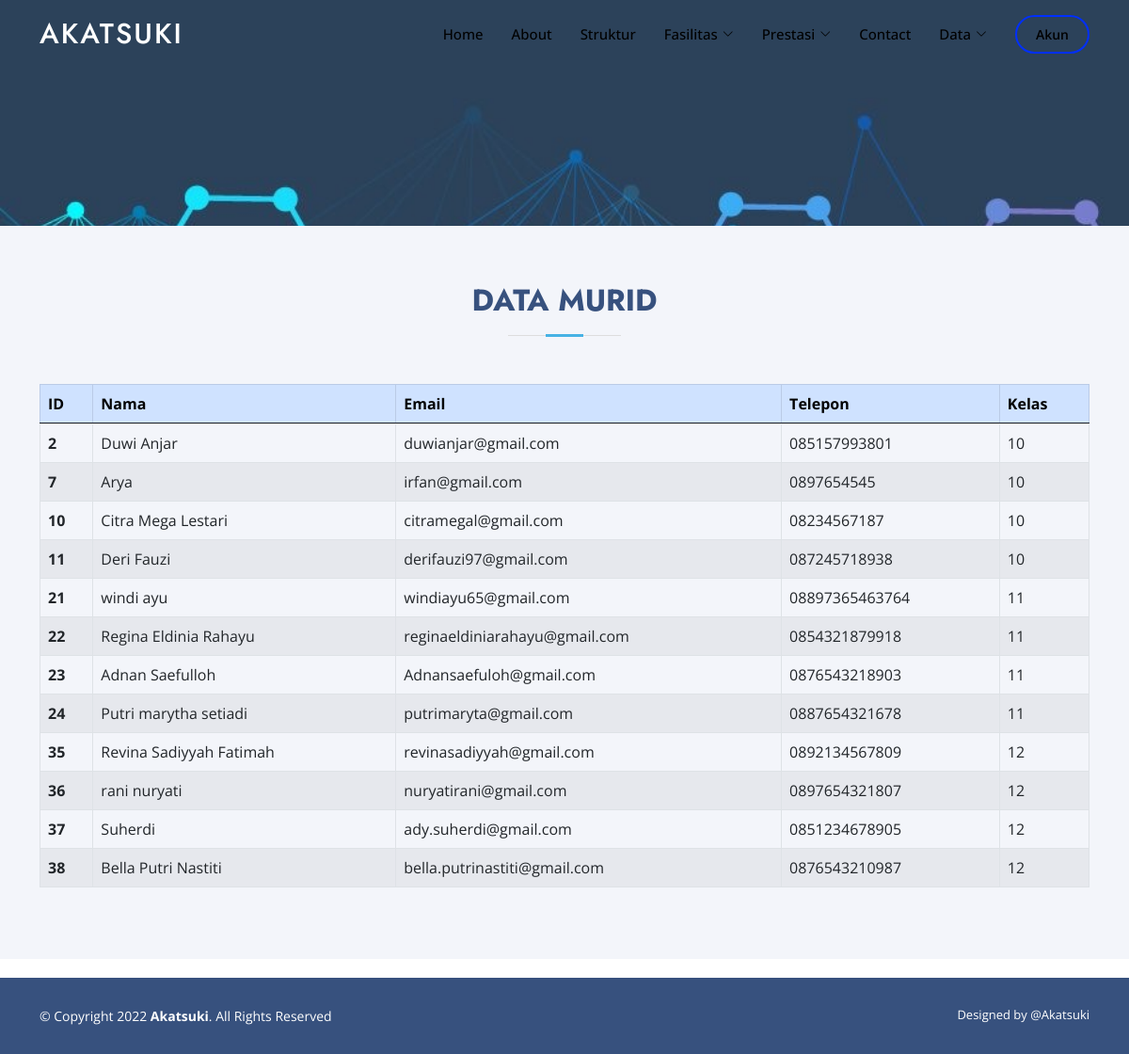
The app's page /data.php?data=murid with its own data.
### tables this page shows
CREATE TABLE `murid` (
  `id_murid` int(11) NOT NULL,
  `nama_murid` varchar(50) NOT NULL,
  `telepon_murid` varchar(25) NOT NULL,
  `email_murid` varchar(50) NOT NULL,
  `kelas` varchar(10) NOT NULL,
  `password_murid` varchar(100) NOT NULL,
  `IPA` int(100) NOT NULL,
  `BIOLOGI` int(100) NOT NULL,
  `FISIKA` int(100) NOT NULL,
  `KALKULUS` int(100) NOT NULL,
  `ALJABAR` int(100) NOT NULL,
  `Bahasa_Inggris` int(100) NOT NULL,
  `MTK` int(100) NOT NULL,
  `pengubah` varchar(100) NOT NULL,
  `Bahasa_Indonesia` int(100) NOT NULL,
  `Inggris_Terapan` int(100) NOT NULL
);

### data.php (the view, shortened to what this page needs)
<?php   include 'script/startsesiandkoneksimysql.php';  ?>
<?php $tujuan=$_GET['data'];
if($tujuan=='guru') {   ?>
<?php }
if($tujuan=='murid') {   ?>
<?php include 'script/headhtmlopenbody.php';?>
<?php include 'script/navbar.php';?>
<section id="hero2"></section>
<section id="services" class="services section-bg">
    <div class="container" data-aos="fade-up">
        <div class="section-title">
            <h2>Data Murid</h2>
        </div>
        <table class="table table-hover table-striped table-bordered table-responsive-sm">
            <thead>
                <tr class="table-primary">
                    <th scope="col">ID</th>
                    <th scope="col">Nama</th>
                    <th scope="col">Email</th>
                    <th scope="col">Telepon</th>
                    <th scope="col">Kelas</th>
                </tr>
            </thead>
            <tbody>
                <tr>
                    <?php $ambil=$koneksi->query("SELECT * FROM murid");?>
                    <?php while($pecah = $ambil->fetch_assoc()) {?>
                <tr>
                    <th scope="row"><?php echo $pecah['id_murid'];?></th>
                    <td class="text-break">
                        <?php echo $pecah['nama_murid'];?>
                    </td>
                    <td class="text-break">
                        <?php echo $pecah['email_murid'];?>
                    </td>
                    <td class="text-break">
                        <?php echo $pecah['telepon_murid'];?>
                    </td>
                    <td class="text-break">
                        <?php echo $pecah['kelas'];?>
                    </td>
                </tr>
                <?php }?>
            </tbody>
        </table>
    </div>
</section>
<?php }
?>
<?php include 'script/footer.php';?>

### script/headhtmlopenbody.php (shortened to what this page needs)
<!DOCTYPE html>
<html lang="en">
<head>
    <link href="assets/vendor/aos/aos.css" rel="stylesheet" />
    <link href="assets/vendor/bootstrap/css/bootstrap.min.css" rel="stylesheet" />
    <link href="assets/vendor/bootstrap-icons/bootstrap-icons.css" rel="stylesheet" />
    <link href="assets/vendor/boxicons/css/boxicons.min.css" rel="stylesheet" />
    <link href="assets/vendor/glightbox/css/glightbox.min.css" rel="stylesheet" />
    <link href="assets/vendor/remixicon/remixicon.css" rel="stylesheet" />
    <link href="assets/vendor/swiper/swiper-bundle.min.css" rel="stylesheet" />
    <link href="assets/css/style.css?<?php echo time(); ?>" rel="stylesheet" />
    <link href="assets/css/login.css?<?php echo time(); ?>" rel="stylesheet" />
</head>
<body>

### script/navbar.php (shortened to what this page needs)
<header id="header" class="fixed-top">
    <div class="container d-flex align-items-center">
        <h1 class="logo me-auto"><a href="index.html">Akatsuki</a></h1>
        <nav id="navbar" class="navbar">
            <ul>
                <li><a class="nav-link scrollto" href="index.php?#hero">Home</a></li>
                <li><a class="nav-link scrollto" href="index.php?#about">About</a></li>
                <li><a class="nav-link scrollto" href="halaman.php?ke=struktur">Struktur</a></li>
                <li class="dropdown">
                    <a href="#"><span>Fasilitas</span> <i class="bi bi-chevron-down"></i></a>
                </li>
                <li class="dropdown">
                    <a href="#"><span>Prestasi</span> <i class="bi bi-chevron-down"></i></a>
                </li>
                <li><a class="nav-link scrollto" href="index.php?#contact">Contact</a></li>
                <li class="dropdown">
                    <a href="#"><span>Data</span> <i class="bi bi-chevron-down"></i></a>
                </li>
                <?php   if (isset($_SESSION['admin'])){
                            $akun='admin';      }
                        else if (isset($_SESSION['guru'])){
                            $akun='guru';       }
                        else if (isset($_SESSION['murid'])){
                            $akun='murid';      }
                        else{
                            $akun='belumlogin';
                        }  ?>
                <li><a class="getstarted scrollto" href="akun.php?akun=<?php echo $akun; ?>">Akun</a></li>
            </ul>
        </nav>
    </div>
</header>

### script/footer.php (shortened to what this page needs)
<footer id="footer">
    <div class="container footer-bottom clearfix">
        <div class="copyright">
            &copy; Copyright 2022 <strong><span>Akatsuki</span></strong>. All Rights Reserved
        </div>
        <div class="credits">Designed by @Akatsuki</div>
    </div>
</footer>
</body>
</html>

### assets/css/style.css (style rules this page uses)
body { font-family: 'Open Sans', sans-serif; color: #444444; }
a { color: #47b2e4; text-decoration: none; }
h1, h2, h3, h4, h5, h6 { font-family: 'Jost', sans-serif; }
#header { transition: all 0.5s; z-index: 997; padding: 15px 0; }
#header .logo { font-size: 30px; margin: 0; padding: 0; line-height: 1; font-weight: 500; letter-spacing: 2px; text-transform: uppercase; }
#header .logo a { color: #fff; }
.navbar { padding: 0; }
.navbar ul { margin: 0; padding: 0; display: flex; list-style: none; align-items: center; }
.navbar li { position: relative; }
.navbar a, .navbar a:focus { display: flex; align-items: center; justify-content: space-between; padding: 10px 0 10px 30px; font-size: 15px; font-weight: 500; color: rgb(0, 0, 0); white-space: nowrap; transition: 0.3s; }
.navbar a i, .navbar a:focus i { font-size: 12px; line-height: 0; margin-left: 5px; }
.navbar .getstarted, .navbar .getstarted:focus { padding: 8px 20px; margin-left: 30px; border-radius: 50px; color: rgb(0, 0, 0); font-size: 14px; border: 2px solid #002fff; font-weight: 600; }
#hero2 { width: 100%; height: 30vh; background: #79a7f7; background-image: url(../img/strr.jpg); background-attachment: fixed; background-size: cover; opacity: 100%; }
section { padding: 60px 0; overflow: hidden; }
.section-bg { background-color: #f3f5fa; }
.section-title { text-align: center; padding-bottom: 30px; }
.section-title h2 { font-size: 32px; font-weight: bold; text-transform: uppercase; margin-bottom: 20px; padding-bottom: 20px; position: relative; color: #37517e; }
.section-title h2::before { content: ''; position: absolute; display: block; width: 120px; height: 1px; background: #ddd; bottom: 1px; left: calc(50% - 60px); }
.section-title h2::after { content: ''; position: absolute; display: block; width: 40px; height: 3px; background: #47b2e4; bottom: 0; left: calc(50% - 20px); }
#footer { font-size: 14px; background: #37517e; }
#footer .footer-bottom { padding-top: 30px; padding-bottom: 30px; color: #fff; }
#footer .copyright { float: left; }
#footer .credits { float: right; font-size: 13px; }

### assets/css/login.css (style rules this page uses)
html, body { height: 100%; }
#footer { font-size: 14px; background: #37517e; }
#footer .footer-bottom { padding-top: 30px; padding-bottom: 30px; color: #fff; }
#footer .copyright { float: left; }
#footer .credits { float: right; font-size: 13px; }

### records on screen
murid: id_murid "2", nama_murid "Duwi Anjar", email_murid "duwianjar@gmail.com", telepon_murid "085157993801", kelas "10"
murid: id_murid "7", nama_murid "Arya", email_murid "irfan@gmail.com", telepon_murid "0897654545", kelas "10"
murid: id_murid "10", nama_murid "Citra Mega Lestari", email_murid "citramegal@gmail.com", telepon_murid "08234567187", kelas "10"
murid: id_murid "11", nama_murid "Deri Fauzi", email_murid "derifauzi97@gmail.com", telepon_murid "087245718938", kelas "10"
murid: id_murid "21", nama_murid "windi ayu", email_murid "windiayu65@gmail.com", telepon_murid "08897365463764", kelas "11"
murid: id_murid "22", nama_murid "Regina Eldinia Rahayu", email_murid "reginaeldiniarahayu@gmail.com", telepon_murid "0854321879918", kelas "11"
murid: id_murid "23", nama_murid "Adnan Saefulloh", email_murid "Adnansaefuloh@gmail.com", telepon_murid "0876543218903", kelas "11"
murid: id_murid "24", nama_murid "Putri marytha setiadi", email_murid "putrimaryta@gmail.com", telepon_murid "0887654321678", kelas "11"
murid: id_murid "35", nama_murid "Revina Sadiyyah Fatimah", email_murid "revinasadiyyah@gmail.com", telepon_murid "0892134567809", kelas "12"
murid: id_murid "36", nama_murid "rani nuryati", email_murid "nuryatirani@gmail.com", telepon_murid "0897654321807", kelas "12"
murid: id_murid "37", nama_murid "Suherdi", email_murid "ady.suherdi@gmail.com", telepon_murid "0851234678905", kelas "12"
murid: id_murid "38", nama_murid "Bella Putri Nastiti", email_murid "bella.putrinastiti@gmail.com", telepon_murid "0876543210987", kelas "12"
